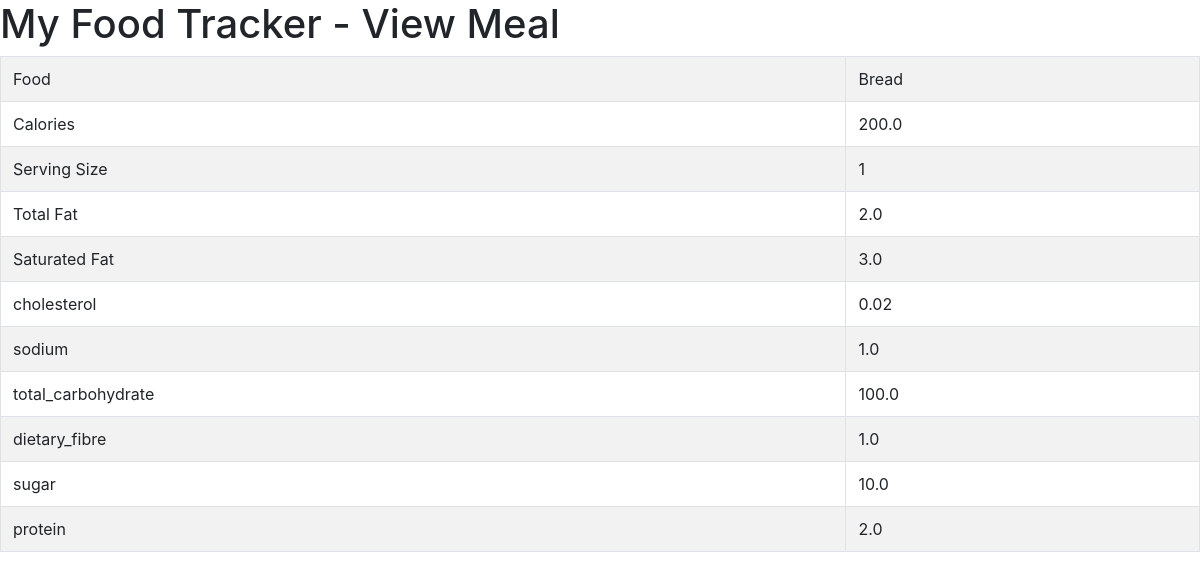
The page /view_meal/1 on the database its author committed.
### food/models.py (models this page shows, shortened)
class Meal(models.Model):
	BREAKFAST = 1
	MORNING_SNACK = 2
	LUNCH = 3
	AFTERNOON_SNACK = 4
	DINNER = 5
	EVENING_SNACK = 6
	MEAL_TIME_TYPES = (
		(BREAKFAST, "Breakfast"),
		(MORNING_SNACK, "Morning Snack"),
		(LUNCH, "Lunch"),
		(AFTERNOON_SNACK, "Afternoon Snack"),
		(DINNER, "Dinner"),
		(EVENING_SNACK, "Evening Snack")
	)
	food = models.ForeignKey(Food, verbose_name="Food" , on_delete = models.CASCADE)
	serving_size = models.IntegerField(verbose_name="Serving Size")
	meal_time = models.IntegerField(verbose_name="Meal Time", choices=MEAL_TIME_TYPES)
	def get_total_calories(self):
		return self.serving_size * self.food.calories
	def get_total_total_carbohydrate(self):
		return self.serving_size * self.food.total_carbohydrate
	def get_total_total_dietary_fibre(self):
		return self.serving_size * self.food.dietary_fibre
	def get_total_sugar(self):
		return self.serving_size * self.food.sugar
	def get_total_cholesterol(self):
		return self.serving_size * self.food.cholesterol
	def get_total_sodium(self):
		return self.serving_size * self.food.sodium
	def get_total_protein(self):
		return self.serving_size * self.food.protein
	def get_total_Saturated_Fat(self):
		return self.serving_size * self.food.saturated_fat
	def get_total_Fat(self):
		return self.serving_size * self.food.total_fat

class Food(models.Model):
	name = models.CharField(verbose_name="Name", max_length=128)
	calories = models.FloatField(verbose_name="Calories (kcal)")
	total_fat = models.FloatField(verbose_name="Total Fat (g)")
	saturated_fat = models.FloatField(verbose_name="Saturated Fat (g)")
	cholesterol = models.FloatField(verbose_name="Cholesterol (mg)")
	sodium = models.FloatField(verbose_name="Sodium (mg)")
	total_carbohydrate = models.FloatField(verbose_name="Total Carbohydrate (g)")
	dietary_fibre = models.FloatField(verbose_name="Dietary Fibre (g)")
	sugar = models.FloatField(verbose_name="Sugar (g)")
	protein = models.FloatField(verbose_name="Protein (g)")

### food/views.py (the view)
# urls.py: url(r'^view_meal/(?P<meal_id>\d+)$', view_meal, name='view-meal'),
def view_meal(request, meal_id):
	template = "view_meal.html"
	meal = Meal.objects.get(id=int(meal_id))
	context = {
		'meal': meal,
	}
	return render(request, template, context)

### templates/view_meal.html (shortened to what this page needs)
<html>
<head>
		<link rel="stylesheet" href="https://stackpath.bootstrapcdn.com/bootstrap/4.1.0/css/bootstrap.min.css">
</head>
	<body>
		<h1>My Food Tracker - View Meal</h1>
			<table class="table table-striped table-bordered">
				<tr>
					<td>Food</td>
					<td>{{ meal.food.name }}</td>
				</tr>
				<tr>
					<td>Calories</td>
					<td>{{ meal.get_total_calories }}</td>
				</tr>
				<tr>
					<td>Serving Size</td>
					<td>{{ meal.serving_size }}</td>
				</tr>
				<tr>
					<td>Total Fat</td>
					<td>{{ meal.get_total_Fat }}</td>
				</tr>
				<tr>
					<td>Saturated Fat</td>
					<td>{{ meal.get_total_Saturated_Fat}}</td>
				</tr>
				<tr>
					<td>cholesterol</td>
					<td>{{ meal.get_total_cholesterol }}</td>
				</tr>
				<tr>
					<td>sodium</td>
					<td>{{ meal.get_total_sodium}}</td>
				</tr>
				<tr>
					<td>total_carbohydrate</td>
					<td>{{ meal.get_total_total_carbohydrate }}</td>
				</tr>
				<tr>
					<td>dietary_fibre</td>
					<td>{{ meal.get_total_total_dietary_fibre}}</td>
				</tr>
				<tr>
					<td>sugar</td>
					<td>{{ meal.get_total_sugar }}</td>
				</tr>
				<tr>
					<td>protein</td>
					<td>{{ meal.get_total_protein }}</td>
				</tr>
			</table>
	</body>
</html>

### rows shown on the page
Meal: food.name "Bread", get_total_calories "200.0", serving_size "1", get_total_Fat "2.0", get_total_Saturated_Fat "3.0", get_total_cholesterol "0.02", get_total_sodium "1.0", get_total_total_carbohydrate "100.0", get_total_total_dietary_fibre "1.0", get_total_sugar "10.0", get_total_protein "2.0"
